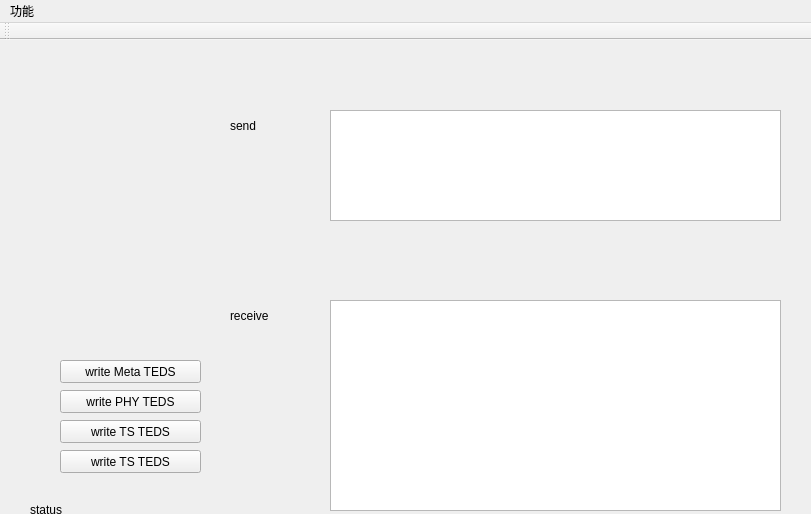
<?xml version="1.0" encoding="UTF-8"?>
<ui version="4.0">
 <class>MainWindow</class>
 <widget class="QMainWindow" name="MainWindow">
  <property name="geometry">
   <rect>
    <x>0</x>
    <y>0</y>
    <width>811</width>
    <height>514</height>
   </rect>
  </property>
  <property name="windowTitle">
   <string>MainWindow</string>
  </property>
  <widget class="QWidget" name="centralWidget">
   <widget class="QPlainTextEdit" name="textReceived">
    <property name="geometry">
     <rect>
      <x>330</x>
      <y>260</y>
      <width>451</width>
      <height>211</height>
     </rect>
    </property>
   </widget>
   <widget class="QPlainTextEdit" name="textSended">
    <property name="geometry">
     <rect>
      <x>330</x>
      <y>70</y>
      <width>451</width>
      <height>111</height>
     </rect>
    </property>
   </widget>
   <widget class="QLabel" name="label">
    <property name="geometry">
     <rect>
      <x>230</x>
      <y>80</y>
      <width>54</width>
      <height>12</height>
     </rect>
    </property>
    <property name="text">
     <string>send</string>
    </property>
   </widget>
   <widget class="QLabel" name="label_2">
    <property name="geometry">
     <rect>
      <x>230</x>
      <y>270</y>
      <width>54</width>
      <height>12</height>
     </rect>
    </property>
    <property name="text">
     <string>receive</string>
    </property>
   </widget>
   <widget class="QLabel" name="statusBar">
    <property name="geometry">
     <rect>
      <x>30</x>
      <y>460</y>
      <width>771</width>
      <height>20</height>
     </rect>
    </property>
    <property name="text">
     <string>status</string>
    </property>
   </widget>
   <widget class="QPushButton" name="buttonWrite">
    <property name="geometry">
     <rect>
      <x>60</x>
      <y>320</y>
      <width>141</width>
      <height>23</height>
     </rect>
    </property>
    <property name="text">
     <string>write Meta TEDS</string>
    </property>
   </widget>
   <widget class="QPushButton" name="buttonWritePhy">
    <property name="geometry">
     <rect>
      <x>60</x>
      <y>350</y>
      <width>141</width>
      <height>23</height>
     </rect>
    </property>
    <property name="text">
     <string>write PHY TEDS</string>
    </property>
   </widget>
   <widget class="QPushButton" name="buttonWriteTs">
    <property name="geometry">
     <rect>
      <x>60</x>
      <y>380</y>
      <width>141</width>
      <height>23</height>
     </rect>
    </property>
    <property name="text">
     <string>write TS TEDS</string>
    </property>
   </widget>
   <widget class="QPushButton" name="buttonWriteTeds">
    <property name="geometry">
     <rect>
      <x>60</x>
      <y>410</y>
      <width>141</width>
      <height>23</height>
     </rect>
    </property>
    <property name="text">
     <string>write TS TEDS</string>
    </property>
   </widget>
  </widget>
  <widget class="QMenuBar" name="menuBar">
   <property name="geometry">
    <rect>
     <x>0</x>
     <y>0</y>
     <width>811</width>
     <height>20</height>
    </rect>
   </property>
   <widget class="QMenu" name="menu_TEDS">
    <property name="title">
     <string>功能</string>
    </property>
    <addaction name="importMetaTedsAction"/>
    <addaction name="importPhyTedsAction"/>
    <addaction name="importTransducerTedsAction"/>
   </widget>
   <addaction name="menu_TEDS"/>
  </widget>
  <widget class="QToolBar" name="mainToolBar">
   <attribute name="toolBarArea">
    <enum>TopToolBarArea</enum>
   </attribute>
   <attribute name="toolBarBreak">
    <bool>false</bool>
   </attribute>
  </widget>
  <action name="importMetaTedsAction">
   <property name="text">
    <string>读取Meta-TEDS</string>
   </property>
  </action>
  <action name="importPhyTedsAction">
   <property name="text">
    <string>读取Phy-TEDS</string>
   </property>
  </action>
  <action name="importTransducerTedsAction">
   <property name="text">
    <string>读取Transducer-TEDS</string>
   </property>
  </action>
 </widget>
 <layoutdefault spacing="6" margin="11"/>
 <resources/>
 <connections>
  <connection>
   <sender>importMetaTedsAction</sender>
   <signal>triggered()</signal>
   <receiver>MainWindow</receiver>
   <slot>importMetaTedsAction()</slot>
   <hints>
    <hint type="sourcelabel">
     <x>-1</x>
     <y>-1</y>
    </hint>
    <hint type="destinationlabel">
     <x>405</x>
     <y>256</y>
    </hint>
   </hints>
  </connection>
  <connection>
   <sender>importPhyTedsAction</sender>
   <signal>triggered()</signal>
   <receiver>MainWindow</receiver>
   <slot>importPhyTedsAction()</slot>
   <hints>
    <hint type="sourcelabel">
     <x>-1</x>
     <y>-1</y>
    </hint>
    <hint type="destinationlabel">
     <x>405</x>
     <y>256</y>
    </hint>
   </hints>
  </connection>
  <connection>
   <sender>importTransducerTedsAction</sender>
   <signal>triggered()</signal>
   <receiver>MainWindow</receiver>
   <slot>importTransducerTedsAction()</slot>
   <hints>
    <hint type="sourcelabel">
     <x>-1</x>
     <y>-1</y>
    </hint>
    <hint type="destinationlabel">
     <x>405</x>
     <y>256</y>
    </hint>
   </hints>
  </connection>
  <connection>
   <sender>buttonWrite</sender>
   <signal>clicked()</signal>
   <receiver>MainWindow</receiver>
   <slot>buttonWriteData()</slot>
   <hints>
    <hint type="sourcelabel">
     <x>94</x>
     <y>365</y>
    </hint>
    <hint type="destinationlabel">
     <x>978</x>
     <y>388</y>
    </hint>
   </hints>
  </connection>
  <connection>
   <sender>buttonWritePhy</sender>
   <signal>clicked()</signal>
   <receiver>MainWindow</receiver>
   <slot>buttonWritePhy()</slot>
   <hints>
    <hint type="sourcelabel">
     <x>147</x>
     <y>394</y>
    </hint>
    <hint type="destinationlabel">
     <x>314</x>
     <y>545</y>
    </hint>
   </hints>
  </connection>
  <connection>
   <sender>buttonWriteTs</sender>
   <signal>clicked()</signal>
   <receiver>MainWindow</receiver>
   <slot>buttonWriteTs()</slot>
   <hints>
    <hint type="sourcelabel">
     <x>191</x>
     <y>431</y>
    </hint>
    <hint type="destinationlabel">
     <x>226</x>
     <y>554</y>
    </hint>
   </hints>
  </connection>
  <connection>
   <sender>buttonWriteTeds</sender>
   <signal>clicked()</signal>
   <receiver>MainWindow</receiver>
   <slot>buttonWriteTeds()</slot>
   <hints>
    <hint type="sourcelabel">
     <x>97</x>
     <y>467</y>
    </hint>
    <hint type="destinationlabel">
     <x>91</x>
     <y>615</y>
    </hint>
   </hints>
  </connection>
 </connections>
 <slots>
  <slot>importPhyTedsAction()</slot>
  <slot>importMetaTedsAction()</slot>
  <slot>importTransducerTedsAction()</slot>
  <slot>buttonWriteData()</slot>
  <slot>buttonWritePhy()</slot>
  <slot>buttonWriteTs()</slot>
  <slot>buttonWriteTeds()</slot>
 </slots>
</ui>
